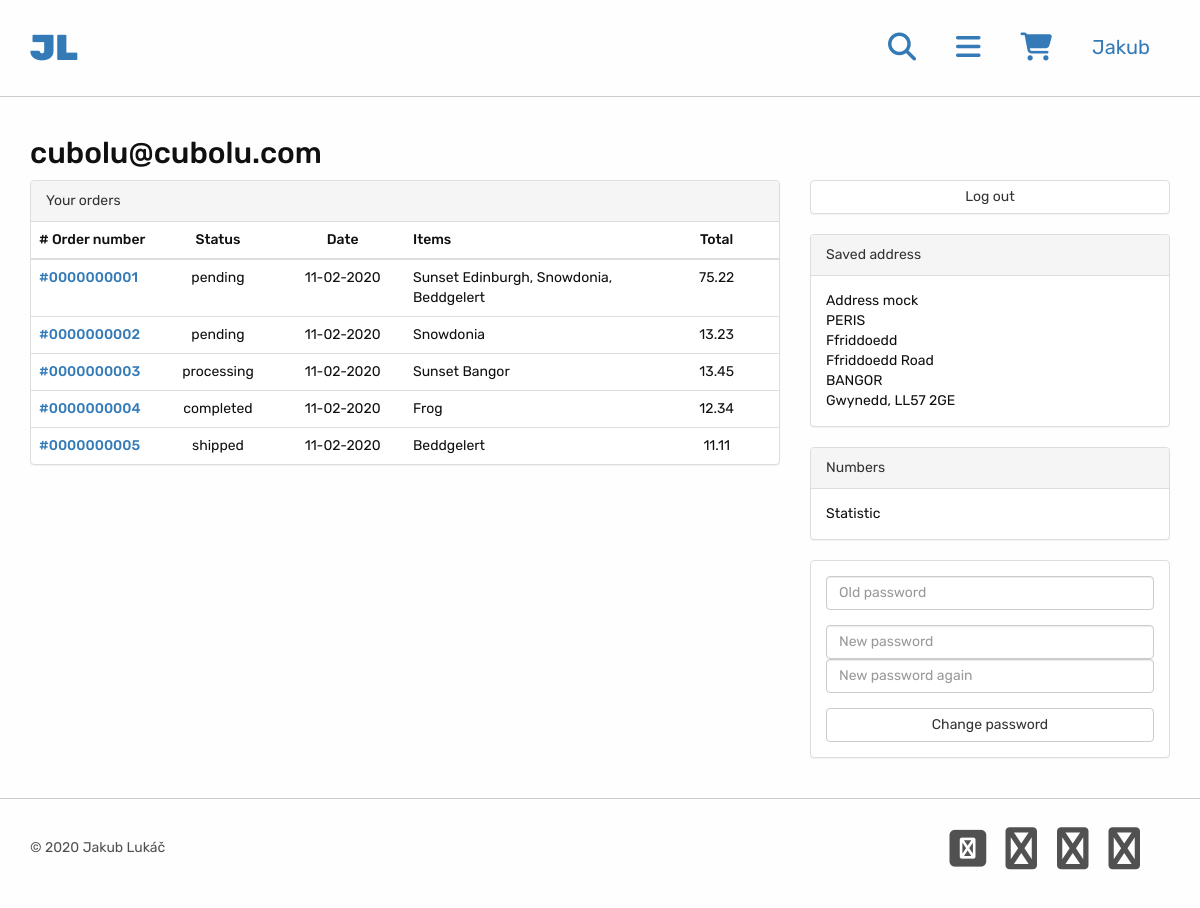
/account.php (signed in), run on the app's committed database.
### tables this page shows
CREATE TABLE users (
  user_id     INT UNSIGNED      NOT NULL  AUTO_INCREMENT,
  email       VARCHAR(40)       NOT NULL  UNIQUE,
  password    CHAR(40)          NOT NULL,
  forename    VARCHAR(20)       NOT NULL,
  surname     VARCHAR(20)       NOT NULL,

  PRIMARY KEY (user_id, email)
);

CREATE TABLE orders (
  order_id            INT UNSIGNED      NOT NULL  AUTO_INCREMENT,
  user_id             INT UNSIGNED      NOT NULL,
  order_status        ENUM('pending', 'processing', 'shipped', 'completed', 'cancelled', 'declined')  NOT NULL,
  order_time          DATETIME          NOT NULL,

  shipping_address_id INT UNSIGNED      NOT NULL,
  billing_address_id  INT UNSIGNED      NOT NULL,

  delivery_method     ENUM('normal', 'express', 'other')  NOT NULL,
  payment_method      ENUM('card', 'paypal')              NOT NULL,
  billing_ref         CHAR(40)                            NOT NULL,

  PRIMARY KEY (order_id),
  FOREIGN KEY (user_id) REFERENCES users(user_id) ON UPDATE CASCADE ON DELETE RESTRICT,
  FOREIGN KEY (shipping_address_id) REFERENCES userAddresses(address_id) ON UPDATE CASCADE ON DELETE RESTRICT,
  FOREIGN KEY (billing_address_id) REFERENCES userAddresses(address_id) ON UPDATE CASCADE ON DELETE RESTRICT
);

CREATE TABLE products (
  product_id  INT UNSIGNED      NOT NULL  AUTO_INCREMENT,
  price       DECIMAL(10,2)     NOT NULL,
  image_url   VARCHAR(40)       NOT NULL,
  title       TINYTEXT          NOT NULL,
  description TEXT,

  PRIMARY KEY (product_id)
);

CREATE TABLE orderedProducts (
  order_id    INT UNSIGNED      NOT NULL,
  product_id  INT UNSIGNED      NOT NULL,
  price       DECIMAL(10,2)     NOT NULL,
  quantity    SMALLINT UNSIGNED NOT NULL,

  PRIMARY KEY (order_id, product_id),
  FOREIGN KEY (order_id)   REFERENCES orders(order_id)     ON UPDATE CASCADE ON DELETE RESTRICT,
  FOREIGN KEY (product_id) REFERENCES products(product_id) ON UPDATE CASCADE ON DELETE RESTRICT
);

### includes/application_top.php (called while the page is built, shortened)
<?php
require_once 'configure.php';
require_once 'classes/DBECommerce.class.php';
$db = new DBECommerce(
  $config['database']['host'],
  $config['database']['user'],
  $config['database']['password'],
  $config['database']['db_name']
);
if(isset($_SESSION['user_id'])) {
  $user = $db->get_user($_SESSION['user_id']);
  $user_home = 'account.php';
  $user_name = $user['forename'];
}
?>

### includes/classes/DBECommerce.class.php (called while the page is built, shortened)
<?php
class DBECommerce extends mysqli
{
  public function get_user($user_id) {
    $query_string = 'SELECT user_id, email, forename, surname FROM users WHERE user_id = ? LIMIT 1';
    $stmt = $this->prepare($query_string);
    if ($stmt->bind_param('d', $user_id)) {
      $stmt->execute();
      if ($result = $this->get_result($stmt)) {
        $user = $result[0];
        return $user ? $user : array();
      }
    }
    return array();
  }
  public function get_ordered_products($order_id, $simple = false) {
    if ($simple) {
      $query_string = 'SELECT orderedProducts.price as price, quantity, title FROM orderedProducts
                         JOIN products ON (orderedProducts.product_id = products.product_id) WHERE orderedProducts.order_id = ?';
    } else {
      $query_string = 'SELECT orderedProducts.product_id as product_id, orderedProducts.price as price, quantity, image_url, title FROM orderedProducts
                         JOIN products ON (orderedProducts.product_id = products.product_id) WHERE orderedProducts.order_id = ?';
    }
    $stmt = $this->prepare($query_string);
    if ($stmt->bind_param('d', $order_id)) {
      $stmt->execute();
      if ($results = $this->get_result($stmt)) {
        if ($simple) {
          $simple_results = array('titles'=>'', 'total'=>0.0);
          foreach ($results as $product) {
            $simple_results['titles'] .= ', ' . $product['title'];
            $simple_results['total'] += $product['price'] * $product['quantity'];
          }
          $simple_results['titles'] = substr($simple_results['titles'], 2);
          return $simple_results;
        } else {
          return $results;
        }
      }
    }
    return false;
  }
  public function get_orders($user_id) {
    $query_string = 'SELECT order_id, order_status, DATE_FORMAT(DATE(order_time), \'%d-%m-%Y\') as order_time FROM orders WHERE user_id = ?';
    $stmt = $this->prepare($query_string);
    if ($stmt->bind_param('d', $user_id)) {
      $stmt->execute();
      if ($results = $this->get_result($stmt)) {
        return $results;
      }
    }
    return false;
  }
  private function get_result($stmt) {
    $RESULT = array();
    $stmt->store_result();
    for ($i = 0; $i < $stmt->num_rows; $i++ ) {
      $metadata = $stmt->result_metadata();
      $params = array();
      while ( $Field = $metadata->fetch_field() ) {
        $params[] = &$RESULT[ $i ][ $Field->name ];
      }
      call_user_func_array( array( $stmt, 'bind_result' ), $params );
      $stmt->fetch();
    }
    return $RESULT;
  }
}
?>

### account.php (the view, shortened to what this page needs)
<?php
require_once 'includes/application_top.php';
$orders = $db->get_orders($user['user_id']);
require_once 'includes/site_header.php';
?>
<section class="container content">
  <div class="row">
    <div class="col-sm-12">
      <h2><?php echo $user['email']; ?></h2>
    </div>
  </div>
  <div class="row">
    <div class="col-md-8">
      <div class="panel panel-default">
        <div class="panel-heading">Your orders</div>
        <table class="table table-hover">
          <thead>
            <tr>
              <th class="col-md-2">
                # Order number
              </th>
              <th class="col-md-2 text-center">
                Status
              </th>
              <th class="col-md-2 text-center">
                Date
              </th>
              <th class="col-md-4">
                Items
              </th>
              <th class="col-md-2 text-center">
                Total
              </th>
            </tr>
          </thead>
          <tbody>
            <?php
            if ($orders) {
              foreach ($orders as $order) {
                $ordered_products = $db->get_ordered_products($order['order_id'], true);
                echo '<tr>';
                echo '<th class="col-md-2" scope="row">';
                echo '<a href="order_details.php?order=' . $order['order_id'] . '">';
                echo '#' . str_pad($order['order_id'], 10, '0', STR_PAD_LEFT);
                echo '</a>';
                echo '</th>';
                echo '<td class="col-md-2 text-center">';
                echo $order['order_status'];
                echo '</td>';
                echo '<td class="col-md-2 text-center">';
                echo $order['order_time'];
                echo '</td>';
                echo '<td class="col-md-4">';
                echo $ordered_products['titles'];
                echo '</td>';
                echo '<td class="col-md-2 text-center">';
                echo number_format($ordered_products['total'], 2);
                echo '</td>';
                echo '</tr>';
              }
            }
            ?>
          </tbody>
        </table>
      </div>
    </div>
    <div class="col-md-4">
      <?php
      require 'includes/account_side_panel.php';
      ?>
    </div>
  </div>
</section>
<?php
require_once 'includes/site_footer.php';
?>

### includes/site_header.php (shortened to what this page needs)
<?php
require_once 'application_top.php';
?>
<!DOCTYPE html>
<html>
  <link rel="stylesheet" href="https://use.fontawesome.com/4ea11a27f8.css">
  <link rel="stylesheet" href="https://maxcdn.bootstrapcdn.com/bootstrap/3.3.7/css/bootstrap.min.css">
  <link rel="stylesheet" href="css/paymentfont.min.css">
  <link rel="stylesheet" href="css/main.css">
  <body>
    <header class="container-fluid">
      <section class="container">
        <div class="row">
          <h1 class="col-xs-4"><a href="index.php">JL</a></h1>
          <nav class="col-xs-8">
            <p><a href="#"><i class="fa fa-search fa-2x" aria-hidden="true"></i></a></p>
            <p><a href="#"><i class="fa fa-bars fa-2x" aria-hidden="true"></i></a></p>
            <p><a href="basket.php">
                <i class="fa fa-shopping-cart fa-2x" aria-hidden="true"></i>
                <span class="badge badge-corner"><?php if ($basket->items_count()) echo $basket->items_count(); ?></span></a>
            </p>
            <p><a href="<?php echo $user_home; ?>" class="text no-underline"><?php echo $user_name; ?></a></p>
          </nav>
        </div>
      </section>
    </header>

### css/main.css (style rules this page uses)
html, body { height: 100%; min-height: 100%; background: #FEFEFE; font-family: 'Rubik', sans-serif; font-weight: 400; color: #101010; }
header { padding: 2em; border-bottom: 1px solid #cccccc; }
header .row, footer .row { display: flex; align-items: center; }
header h1 { font-weight: 900; margin: 0; }
header nav, footer ul { display: flex; justify-content: flex-end; }
header nav p { padding: 0 20px; margin: 0; }
header nav .text { font-size: 2rem; }
table th { font-weight: 500; }
.content { padding-top: 20px; padding-bottom: 20px; min-height: 75%; }

### data on the page
users: forename "Jakub", email "cubolu@cubolu.com"
orders: order_id "0000000001", order_status "pending", order_time "11-02-2020", titles "Sunset Edinburgh, Snowdonia, Beddgelert", total "75.22"
orders: order_id "0000000002", order_status "pending", order_time "11-02-2020", products.title "Snowdonia", orderedproducts.price "13.23"
orders: order_id "0000000003", order_status "processing", order_time "11-02-2020", products.title "Sunset Bangor", orderedproducts.price "13.45"
orders: order_id "0000000004", order_status "completed", order_time "11-02-2020", products.title "Frog", orderedproducts.price "12.34"
orders: order_id "0000000005", order_status "shipped", order_time "11-02-2020", titles "Beddgelert", total "11.11"
